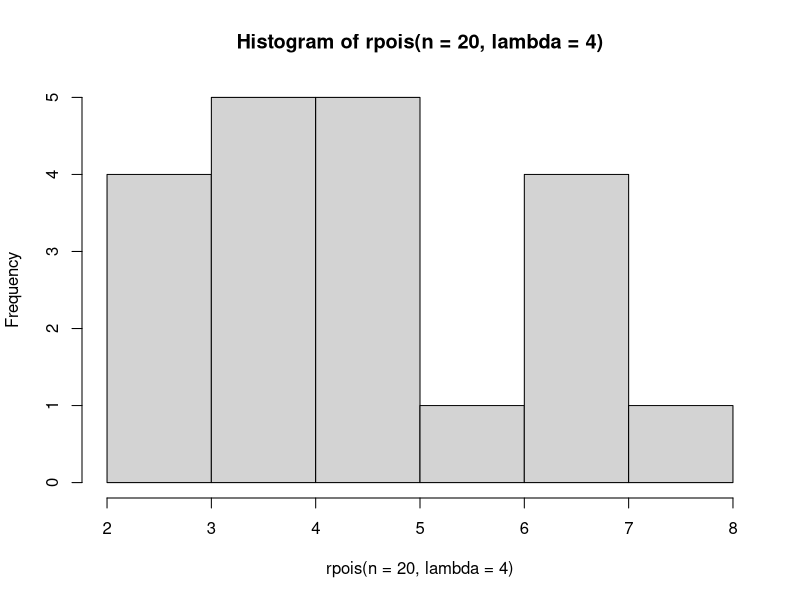

R code for this plot:
## ---- chunk 1
knitr::opts_chunk$set(echo = TRUE)
## ---- chunk 2
# Würfel A
dbinom(2, 2, prob = 0.1)
# Würfel B,C
dbinom(2, 2, prob = 0.2)
# Würfel D,E,F
dbinom(2, 2, prob = 0.3)
## ---- chunk 3
set.seed(42)
hist(rpois(n=20, lambda = 4))
